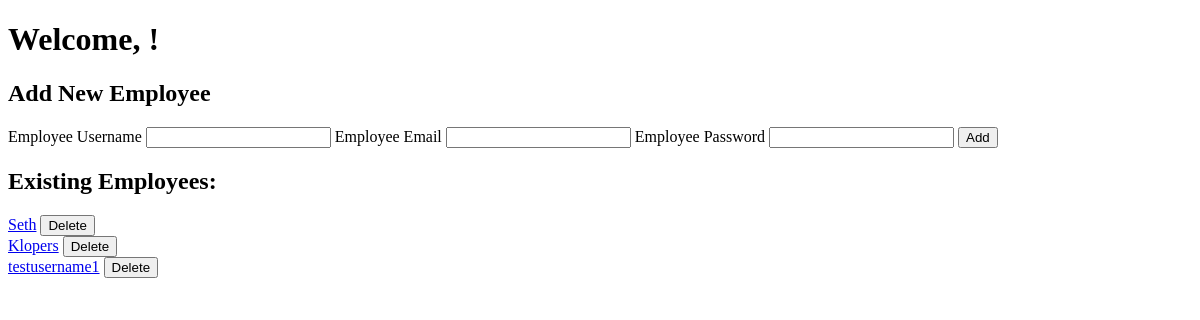
The app's page /employee_manage/ (signed in), older data.
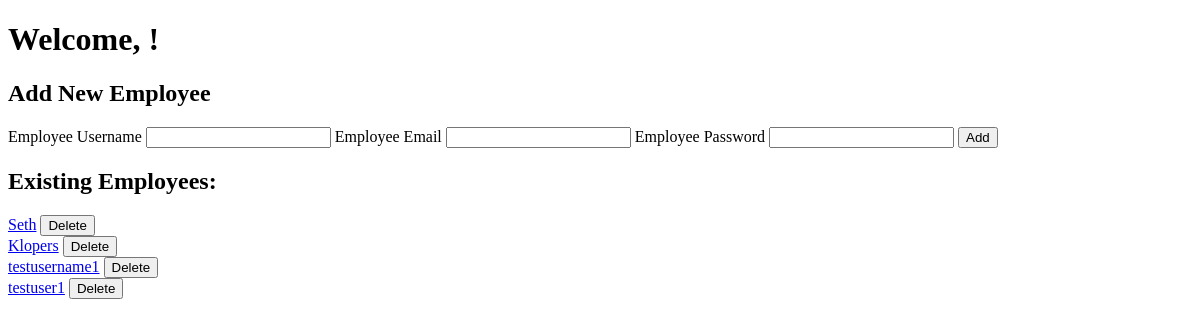
The same page, newer data.
### formapp/models.py (models this page shows)
class Employee(models.Model):
    user = models.OneToOneField(User, on_delete=models.CASCADE)

### formapp/views.py (the view)
# urls.py: path('employee_manage/', views.employee_manage, name='admin_employee_management'),
def employee_manage(request):
    user = request.user
    employee, created = Employee.objects.get_or_create(user=user)
    if request.method == 'POST':
        employee_id = request.POST.get('employee_id')
        new_username = request.POST.get('username')
        new_password = request.POST.get('password')
        new_email = request.POST.get('email')
        if employee_id:
            employee = get_object_or_404(Employee, id=employee_id)
            if new_username:
                try:
                    employee.user.username = new_username
                    employee.user.full_clean()  # This will check the validation for username.
                except ValidationError as e:
                    return render(request, 'formapp/admin_employee_management.html', {'error': e.messages})
            if new_password:
                employee.user.set_password(new_password)  # Hashes the password
            if new_email:
                employee.user.email = new_email
            employee.user.save()
        else:
            try:
                user = User.objects.create_user(username=new_username, password=new_password)
                employee, created = Employee.objects.get_or_create(user=user)
            except ValidationError as e:
                return render(request, 'formapp/admin_employee_management.html', {'error': e.messages})
            except IntegrityError:
                return render(request, 'formapp/admin_employee_management.html', {'error': ['Username already exists']})
        return redirect('admin_dashboard')
    else:
        employees = Employee.objects.all()
        return render(request, 'formapp/admin_employee_management.html', {'employees': employees})

### formapp/templates/formapp/admin_employee_management.html (shortened to what this page needs)
<!DOCTYPE html>
{% load static %}
<html>
<head>
</head>
<body>
    <h1>Welcome, {{ admin_name }}!</h1>
    <form id="create-employee" method="post">
        <h2>Add New Employee</h2>
        <label for="username">Employee Username</label>
        <input type="text" id="username" name="username" required>
        <label for="email">Employee Email</label>
        <input type="email" id="email" name="email" required>
        <label for="password">Employee Password</label>
        <input type="password" id="password" name="password" required>
        <input type="submit" value="Add">
    </form>
    <div id="employee-list">
        <h2>Existing Employees:</h2>
        {% for employee in employees %}
            <div>
                <a href="{% url 'employee_view' employee.id %}">{{ employee.user.username }}</a>
                <form action="{% url 'employee_delete' employee.id %}" method="POST" style="display: inline;">
                    <button type="submit">Delete</button>
                </form>
            </div>
        {% empty %}
            <p>No employees added yet</p>
        {% endfor %}
    </div>
</body>
</html>

Row changes from the older to the newer data that the page shows:
added Employee: user.username "testuser1"
